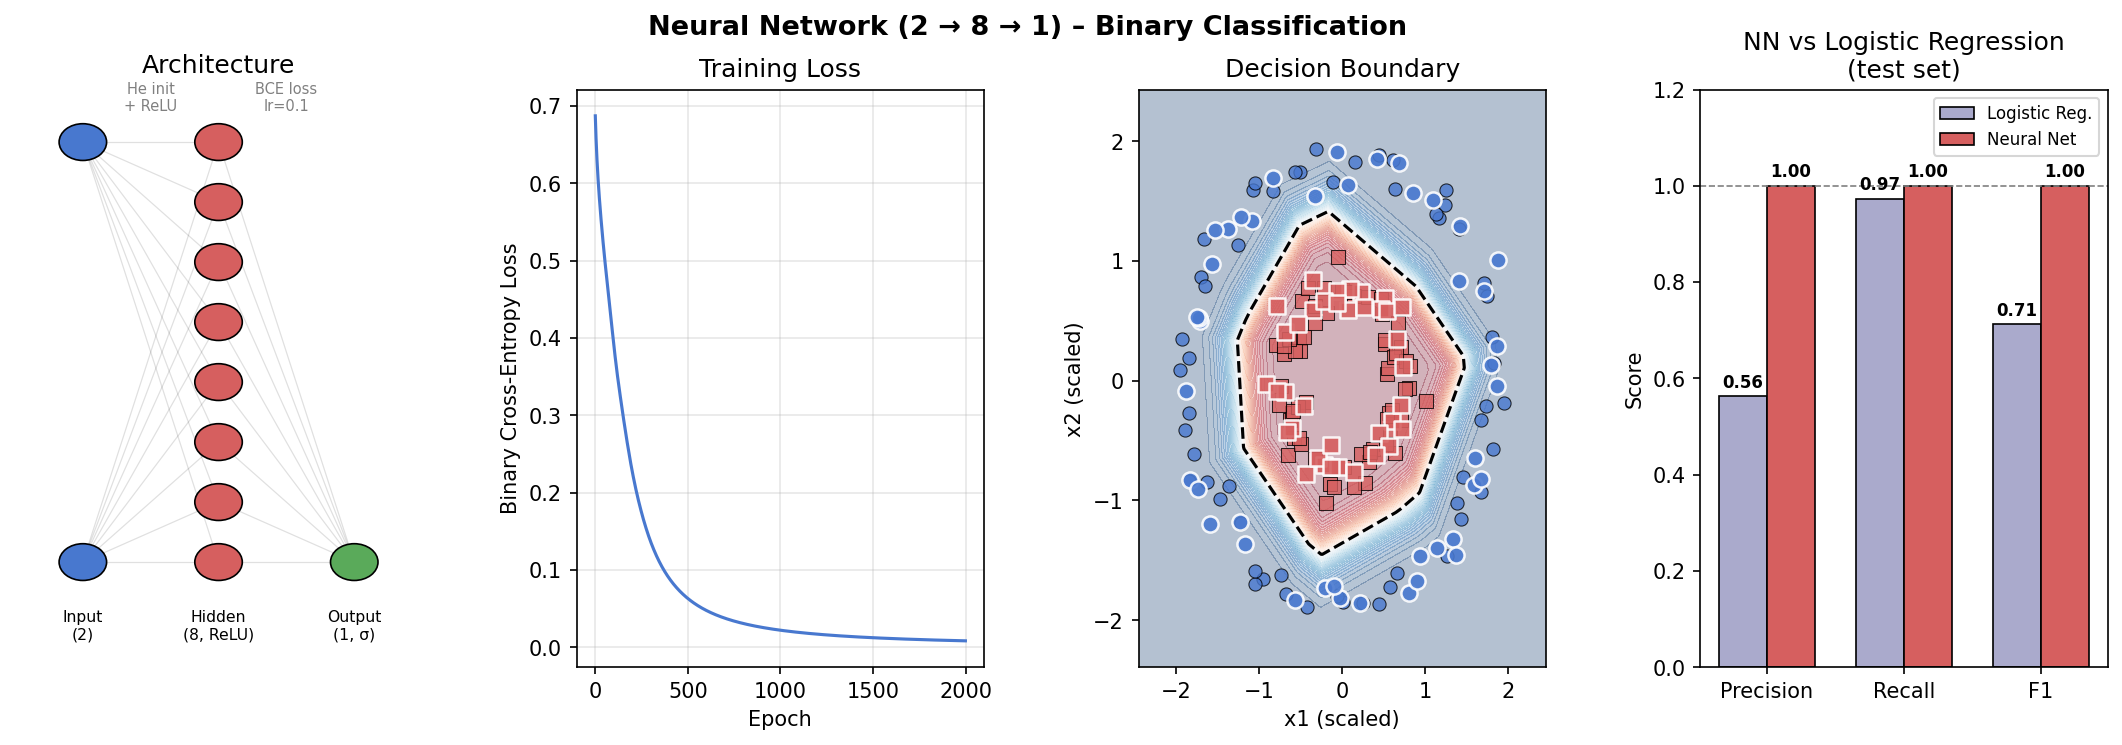

The Python source for this figure:
import numpy as np
import pandas as pd
import matplotlib.pyplot as plt
import matplotlib.gridspec as gridspec

# ── Data (same preprocessing as ex_5_1.py) ────────────────────────────────────
data = pd.read_csv('/home/tikea/ecam_ws/ecam_courses/machine_learning/data_3_1_2.csv').to_numpy()
x = data[:, :-1]
y = data[:, -1].reshape(-1, 1)          # (m, 1)

x = (x - np.mean(x, axis=0)) / np.std(x, axis=0)

m_train = int(0.6 * x.shape[0])
x_train, y_train = x[:m_train].T, y[:m_train].T   # shape: (n, m)
x_test,  y_test  = x[m_train:].T, y[m_train:].T

# ── Architecture: 2 → 8 → 1 ──────────────────────────────────────────────────
#   Input layer  : 2 neurons  (x1, x2)
#   Hidden layer : 8 neurons  (ReLU)
#   Output layer : 1 neuron   (Sigmoid → binary class)

np.random.seed(42)
n0, n1, n2 = 2, 8, 1

W1 = np.random.randn(n1, n0) * np.sqrt(2.0 / n0)   # He init
b1 = np.zeros((n1, 1))
W2 = np.random.randn(n2, n1) * np.sqrt(2.0 / n1)
b2 = np.zeros((n2, 1))

def relu(z):
    return np.maximum(0, z)

def relu_grad(z):
    return (z > 0).astype(float)

def sigmoid(z):
    return 1 / (1 + np.exp(-z))

def forward(x, W1, b1, W2, b2):
    Z1 = W1 @ x + b1          # (n1, m)
    A1 = relu(Z1)              # (n1, m)
    Z2 = W2 @ A1 + b2          # (1,  m)
    A2 = sigmoid(Z2)           # (1,  m)  ← output probability
    cache = (x, Z1, A1, Z2, A2)
    return A2, cache

def compute_loss(A2, y):
    m = y.shape[1]
    eps = 1e-9
    return -np.mean(y * np.log(A2 + eps) + (1 - y) * np.log(1 - A2 + eps))

def backward(y, cache, W1, W2):
    x, Z1, A1, Z2, A2 = cache
    m = y.shape[1]

    dZ2 = A2 - y                          # (1, m)
    dW2 = dZ2 @ A1.T / m
    db2 = np.mean(dZ2, axis=1, keepdims=True)

    dA1 = W2.T @ dZ2                      # (n1, m)
    dZ1 = dA1 * relu_grad(Z1)
    dW1 = dZ1 @ x.T / m
    db1 = np.mean(dZ1, axis=1, keepdims=True)

    return dW1, db1, dW2, db2

# ── Training ──────────────────────────────────────────────────────────────────
lr       = 0.1
epochs   = 2000
losses   = []

for epoch in range(1, epochs + 1):
    A2, cache = forward(x_train, W1, b1, W2, b2)
    loss = compute_loss(A2, y_train)
    losses.append(loss)

    dW1, db1, dW2, db2 = backward(y_train, cache, W1, W2)
    W1 -= lr * dW1
    b1 -= lr * db1
    W2 -= lr * dW2
    b2 -= lr * db2

# ── Evaluation ────────────────────────────────────────────────────────────────
A2_test, _ = forward(x_test, W1, b1, W2, b2)
y_pred = (A2_test >= 0.5).astype(int)   # threshold at 0.5

TP = int(np.sum((y_pred == 1) & (y_test == 1)))
TN = int(np.sum((y_pred == 0) & (y_test == 0)))
FP = int(np.sum((y_pred == 1) & (y_test == 0)))
FN = int(np.sum((y_pred == 0) & (y_test == 1)))

precision = TP / (TP + FP) if (TP + FP) > 0 else 0
recall    = TP / (TP + FN) if (TP + FN) > 0 else 0
f_score   = (2 * precision * recall / (precision + recall)
             if (precision + recall) > 0 else 0)

print(f'Precision: {precision:.4f}  Recall: {recall:.4f}  F1-score: {f_score:.4f}')
print(f'Confusion matrix — TP:{TP}  TN:{TN}  FP:{FP}  FN:{FN}')

# ── Visualisation ─────────────────────────────────────────────────────────────
fig = plt.figure(figsize=(18, 5))
fig.suptitle('Neural Network (2 → 8 → 1) – Binary Classification', fontsize=13, fontweight='bold')
gs = gridspec.GridSpec(1, 4, figure=fig, wspace=0.38)

# 1. Architecture diagram
ax0 = fig.add_subplot(gs[0])
ax0.set_xlim(-1, 5); ax0.set_ylim(-1, 10); ax0.axis('off')
ax0.set_title('Architecture', pad=8)

layer_sizes = [n0, n1, n2]
layer_labels = ['Input\n(2)', 'Hidden\n(8, ReLU)', 'Output\n(1, σ)']
layer_x = [0, 2, 4]
layer_colors = ['#4878cf', '#d65f5f', '#5aaa5a']

node_positions = []
for l, (lx, size) in enumerate(zip(layer_x, layer_sizes)):
    ys = np.linspace(1, 9, size)
    node_positions.append(list(zip([lx]*size, ys)))
    for y_node in ys:
        circle = plt.Circle((lx, y_node), 0.35, color=layer_colors[l], zorder=3, ec='k', lw=0.8)
        ax0.add_patch(circle)
    ax0.text(lx, 0.1, layer_labels[l], ha='center', va='top', fontsize=7.5)

for l in range(len(layer_sizes) - 1):
    for (x1n, y1n) in node_positions[l]:
        for (x2n, y2n) in node_positions[l+1]:
            ax0.plot([x1n, x2n], [y1n, y2n], 'k-', alpha=0.12, lw=0.6, zorder=1)

ax0.text(1, 9.6, 'He init\n+ ReLU', ha='center', fontsize=7, color='gray')
ax0.text(3, 9.6, 'BCE loss\nlr=0.1', ha='center', fontsize=7, color='gray')

# 2. Loss curve
ax1 = fig.add_subplot(gs[1])
ax1.plot(losses, color='#4878cf', lw=1.5)
ax1.set_xlabel('Epoch')
ax1.set_ylabel('Binary Cross-Entropy Loss')
ax1.set_title('Training Loss')
ax1.grid(True, alpha=0.3)

# 3. Decision boundary
ax2 = fig.add_subplot(gs[2])
x_all = x.T   # (2, 200)
r = np.linspace(x_all[0].min() - 0.5, x_all[0].max() + 0.5, 300)
c = np.linspace(x_all[1].min() - 0.5, x_all[1].max() + 0.5, 300)
xx, yy = np.meshgrid(r, c)
grid = np.c_[xx.ravel(), yy.ravel()].T          # (2, N)
Z, _ = forward(grid, W1, b1, W2, b2)
Z = Z.reshape(xx.shape)

ax2.contourf(xx, yy, Z, levels=50, cmap='RdBu_r', alpha=0.3)
ax2.contour(xx, yy, Z, levels=[0.5], colors='k', linewidths=1.5, linestyles='--')

colors_cls = {0: '#4878cf', 1: '#d65f5f'}
markers_cls = {0: 'o', 1: 's'}
y_train_flat = y_train.flatten().astype(int)
y_test_flat  = y_test.flatten().astype(int)

for cls in [0, 1]:
    mask = y_train_flat == cls
    ax2.scatter(x_train[0, mask], x_train[1, mask],
                c=colors_cls[cls], marker=markers_cls[cls],
                edgecolors='k', linewidths=0.5, s=40, alpha=0.8)
    mask = y_test_flat == cls
    ax2.scatter(x_test[0, mask], x_test[1, mask],
                c=colors_cls[cls], marker=markers_cls[cls],
                edgecolors='white', linewidths=1.2, s=60, alpha=0.9)

ax2.set_xlabel('x1 (scaled)'); ax2.set_ylabel('x2 (scaled)')
ax2.set_title('Decision Boundary')

# 4. Metrics comparison (NN vs Logistic Regression)
ax3 = fig.add_subplot(gs[3])
lr_metrics = {'Precision': 0.5625, 'Recall': 0.9730, 'F1': 0.7129}
nn_metrics = {'Precision': precision, 'Recall': recall, 'F1': f_score}

x_pos = np.arange(3)
w = 0.35
bars1 = ax3.bar(x_pos - w/2, lr_metrics.values(), w, label='Logistic Reg.', color='#aaaacc', edgecolor='k', lw=0.8)
bars2 = ax3.bar(x_pos + w/2, nn_metrics.values(), w, label='Neural Net',    color='#d65f5f', edgecolor='k', lw=0.8)

for bar, val in list(zip(bars1, lr_metrics.values())) + list(zip(bars2, nn_metrics.values())):
    ax3.text(bar.get_x() + bar.get_width()/2, bar.get_height() + 0.01,
             f'{val:.2f}', ha='center', va='bottom', fontsize=8, fontweight='bold')

ax3.set_xticks(x_pos)
ax3.set_xticklabels(['Precision', 'Recall', 'F1'])
ax3.set_ylim(0, 1.2)
ax3.set_ylabel('Score')
ax3.set_title('NN vs Logistic Regression\n(test set)')
ax3.legend(fontsize=8)
ax3.axhline(1.0, color='gray', linestyle='--', lw=0.8)

plt.savefig('/home/tikea/ecam_ws/ecam_courses/machine_learning/codess/ex_5_1_nn.png',
            dpi=150, bbox_inches='tight')
print('Saved ex_5_1_nn.png')
